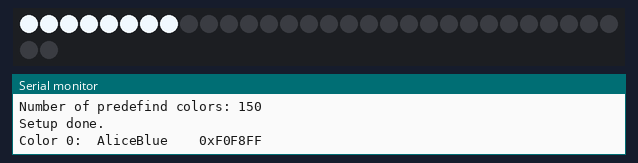
The sketch below on a simulated Arduino Uno, built with avr-gcc and run on an emulated ATmega328P. Shown: 32 RGB LEDs in strip order, left to right, continuing on the next row, the last lines printed to the serial monitor. Dim RGB values are drawn brighter than linear.

Above: at 2.6 s.
At 7.6 s:
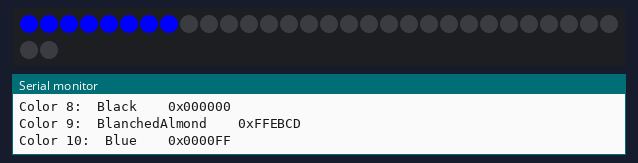
At 12.6 s:
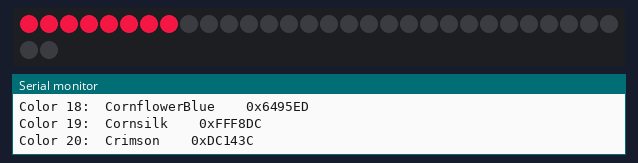
At 21.1 s:
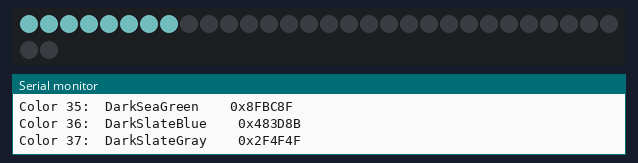
At 29.1 s:
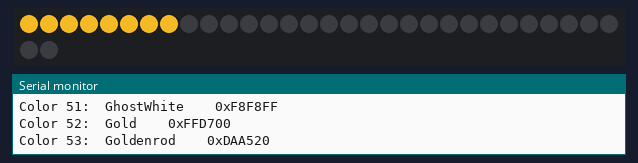
At 37.1 s:
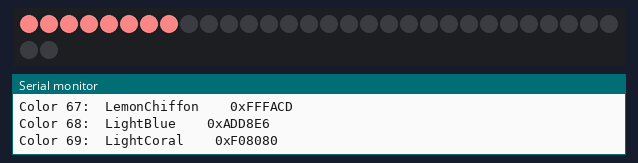

The sketch:

print_predefined_colors.ino
```cpp
//***************************************************************
// Play through all the predefined web colors from here:
// https://github.com/FastLED/FastLED/wiki/Pixel-reference#predefined-colors-list
// Can also be found here:
// https://fastled.io/docs/3.1/struct_c_r_g_b.html
//
// From the webpage:
// "Please note - these predefined colors are defined using the
// W3C RGB definitions. These definitions are designed with RGB
// monitors in mind, not RGB leds, and so the colors that you
// get on LED strips may be a bit different than you're expecting.
// In our experience, the colors are often too pale, or washed
// out (overly-desaturated)."
//
// This lights up the first 8 pixels of the LED strip with each
// color, one color at a time.  Open your serial monitor to see
// the color number/name/hex info of the current color being
// displayed.
//
//
// Marc Miller, Nov 2022
//***************************************************************

#include "FastLED.h"
#define DATA_PIN    11
#define CLOCK_PIN   13
#define LED_TYPE    LPD8806
#define COLOR_ORDER GRB
#define NUM_LEDS    32
#define BRIGHTNESS  255
CRGB leds[NUM_LEDS];


// Predefined colors
const char *predefinedColors[] = {
    "AliceBlue", "0xF0F8FF",
    "Amethyst", "0x9966CC",
    "AntiqueWhite", "0xFAEBD7",
    "Aqua", "0x00FFFF",
    "Aquamarine", "0x7FFFD4",
    "Azure", "0xF0FFFF",
    "Beige", "0xF5F5DC",
    "Bisque", "0xFFE4C4",
    "Black", "0x000000",
    "BlanchedAlmond", "0xFFEBCD",
    "Blue", "0x0000FF",
    "BlueViolet", "0x8A2BE2",
    "Brown", "0xA52A2A",
    "BurlyWood", "0xDEB887",
    "CadetBlue", "0x5F9EA0",
    "Chartreuse", "0x7FFF00",
    "Chocolate", "0xD2691E",
    "Coral", "0xFF7F50",
    "CornflowerBlue", "0x6495ED",
    "Cornsilk", "0xFFF8DC",
    "Crimson", "0xDC143C",
    "Cyan", "0x00FFFF",
    "DarkBlue", "0x00008B",
    "DarkCyan", "0x008B8B",
    "DarkGoldenrod", "0xB8860B",
    "DarkGray", "0xA9A9A9",
    "DarkGrey", "0xA9A9A9",
    "DarkGreen", "0x006400",
    "DarkKhaki", "0xBDB76B",
    "DarkMagenta", "0x8B008B",
    "DarkOliveGreen", "0x556B2F",
    "DarkOrange", "0xFF8C00",
    "DarkOrchid", "0x9932CC",
    "DarkRed", "0x8B0000",
    "DarkSalmon", "0xE9967A",
    "DarkSeaGreen", "0x8FBC8F",
    "DarkSlateBlue", "0x483D8B",
    "DarkSlateGray", "0x2F4F4F",
    "DarkSlateGrey", "0x2F4F4F",
    "DarkTurquoise", "0x00CED1",
    "DarkViolet", "0x9400D3",
    "DeepPink", "0xFF1493",
    "DeepSkyBlue", "0x00BFFF",
    "DimGray", "0x696969",
    "DimGrey", "0x696969",
    "DodgerBlue", "0x1E90FF",
    "FireBrick", "0xB22222",
    "FloralWhite", "0xFFFAF0",
    "ForestGreen", "0x228B22",
    "Fuchsia", "0xFF00FF",
    "Gainsboro", "0xDCDCDC",
    "GhostWhite", "0xF8F8FF",
    "Gold", "0xFFD700",
    "Goldenrod", "0xDAA520",
    "Gray", "0x808080",
    "Grey", "0x808080",
    "Green", "0x008000",
    "GreenYellow", "0xADFF2F",
    "Honeydew", "0xF0FFF0",
    "HotPink", "0xFF69B4",
    "IndianRed", "0xCD5C5C",
    "Indigo", "0x4B0082",
    "Ivory", "0xFFFFF0",
    "Khaki", "0xF0E68C",
    "Lavender", "0xE6E6FA",
    "LavenderBlush", "0xFFF0F5",
    "LawnGreen", "0x7CFC00",
    "LemonChiffon", "0xFFFACD",
    "LightBlue", "0xADD8E6",
    "LightCoral", "0xF08080",
    "LightCyan", "0xE0FFFF",
    "LightGoldenrodYellow", "0xFAFAD2",
    "LightGreen", "0x90EE90",
    "LightGrey", "0xD3D3D3",
    "LightPink", "0xFFB6C1",
    "LightSalmon", "0xFFA07A",
    "LightSeaGreen", "0x20B2AA",
    "LightSkyBlue", "0x87CEFA",
    "LightSlateGray", "0x778899",
    "LightSlateGrey", "0x778899",
    "LightSteelBlue", "0xB0C4DE",
    "LightYellow", "0xFFFFE0",
    "Lime", "0x00FF00",
    "LimeGreen", "0x32CD32",
    "Linen", "0xFAF0E6",
    "Magenta", "0xFF00FF",
    "Maroon", "0x800000",
    "MediumAquamarine", "0x66CDAA",
    "MediumBlue", "0x0000CD",
    "MediumOrchid", "0xBA55D3",
    "MediumPurple", "0x9370DB",
    "MediumSeaGreen", "0x3CB371",
    "MediumSlateBlue", "0x7B68EE",
    "MediumSpringGreen", "0x00FA9A",
    "MediumTurquoise", "0x48D1CC",
    "MediumVioletRed", "0xC71585",
    "MidnightBlue", "0x191970",
    "MintCream", "0xF5FFFA",
    "MistyRose", "0xFFE4E1",
    "Moccasin", "0xFFE4B5",
    "NavajoWhite", "0xFFDEAD",
    "Navy", "0x000080",
    "OldLace", "0xFDF5E6",
    "Olive", "0x808000",
    "OliveDrab", "0x6B8E23",
    "Orange", "0xFFA500",
    "OrangeRed", "0xFF4500",
    "Orchid", "0xDA70D6",
    "PaleGoldenrod", "0xEEE8AA",
    "PaleGreen", "0x98FB98",
    "PaleTurquoise", "0xAFEEEE",
    "PaleVioletRed", "0xDB7093",
    "PapayaWhip", "0xFFEFD5",
    "PeachPuff", "0xFFDAB9",
    "Peru", "0xCD853F",
    "Pink", "0xFFC0CB",
    "Plaid", "0xCC5533",
    "Plum", "0xDDA0DD",
    "PowderBlue", "0xB0E0E6",
    "Purple", "0x800080",
    "Red", "0xFF0000",
    "RosyBrown", "0xBC8F8F",
    "RoyalBlue", "0x4169E1",
    "SaddleBrown", "0x8B4513",
    "Salmon", "0xFA8072",
    "SandyBrown", "0xF4A460",
    "SeaGreen", "0x2E8B57",
    "Seashell", "0xFFF5EE",
    "Sienna", "0xA0522D",
    "Silver", "0xC0C0C0",
    "SkyBlue", "0x87CEEB",
    "SlateBlue", "0x6A5ACD",
    "SlateGray", "0x708090",
    "SlateGrey", "0x708090",
    "Snow", "0xFFFAFA",
    "SpringGreen", "0x00FF7F",
    "SteelBlue", "0x4682B4",
    "Tan", "0xD2B48C",
    "Teal", "0x008080",
    "Thistle", "0xD8BFD8",
    "Tomato", "0xFF6347",
    "Turquoise", "0x40E0D0",
    "Violet", "0xEE82EE",
    "Wheat", "0xF5DEB3",
    "White", "0xFFFFFF",
    "WhiteSmoke", "0xF5F5F5",
    "Yellow", "0xFFFF00",
    "YellowGreen", "0x9ACD32",
    "FairyLight", "0xFFE42D",
    "FairyLightNCC", "0xFF9D2A"
};

#define ARRAY_SIZE(A) (sizeof(A) / sizeof((A)[0]))

uint8_t numColors = (ARRAY_SIZE(predefinedColors) / 2);


//---------------------------------------------------------------
void setup() {
  Serial.begin(115200);  // Allows serial monitor output
  delay(2000); // startup delay
  FastLED.addLeds<LED_TYPE,DATA_PIN,CLOCK_PIN,COLOR_ORDER>(leds, NUM_LEDS).setCorrection(TypicalLEDStrip);
  FastLED.setBrightness(BRIGHTNESS);
  FastLED.clear();
  FastLED.show();
  Serial.print("\nNumber of predefind colors: ");
  Serial.println(numColors);
  Serial.println("Setup done. \n");
}


//---------------------------------------------------------------
void loop() {

  EVERY_N_MILLISECONDS(500) {

    FastLED.clear();

    static uint8_t i;

    Serial.print("Color ");
    Serial.print(i);
    Serial.print(":\t");
    Serial.print(predefinedColors[i*2]);
    Serial.print("\t\t");

    const char *hexvalue = predefinedColors[(i*2)+1];
    Serial.println(hexvalue);

    for (uint8_t i = 0; i < 8; i++) {
      leds[i] = strtol(hexvalue, NULL, 0);
    }

    i++;
    if(i == numColors) {
      i = 0;
      Serial.println();
    }

  }


  FastLED.show();

  delay(1);  // this can be deleted as needed
}
```

Measured:
- what the display in image 0 shows lasts 0.5 s, from 2.5 s to 3.0 s
- what the display in image 3 shows lasts 1.0 s, from 21.0 s to 22.0 s
